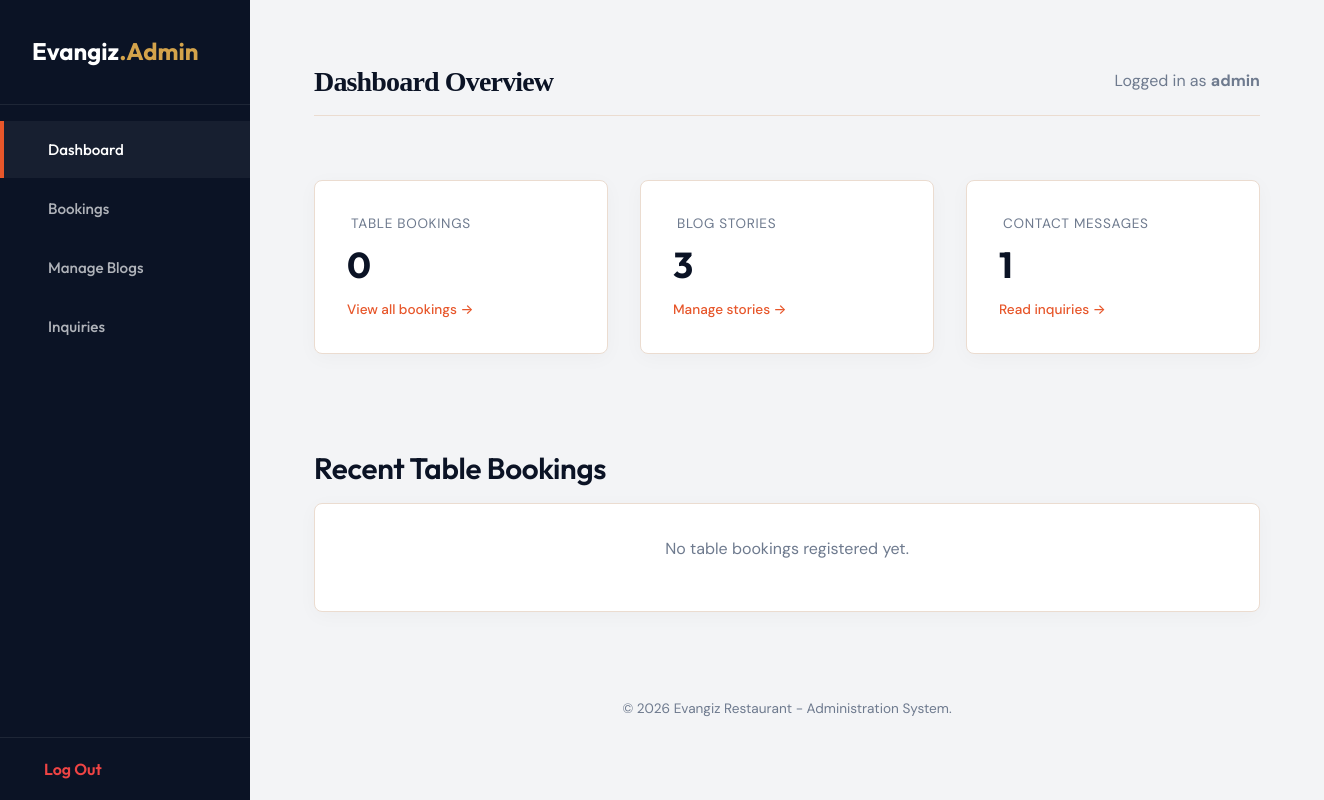
Page /admin/ (signed in) on the earlier database version.
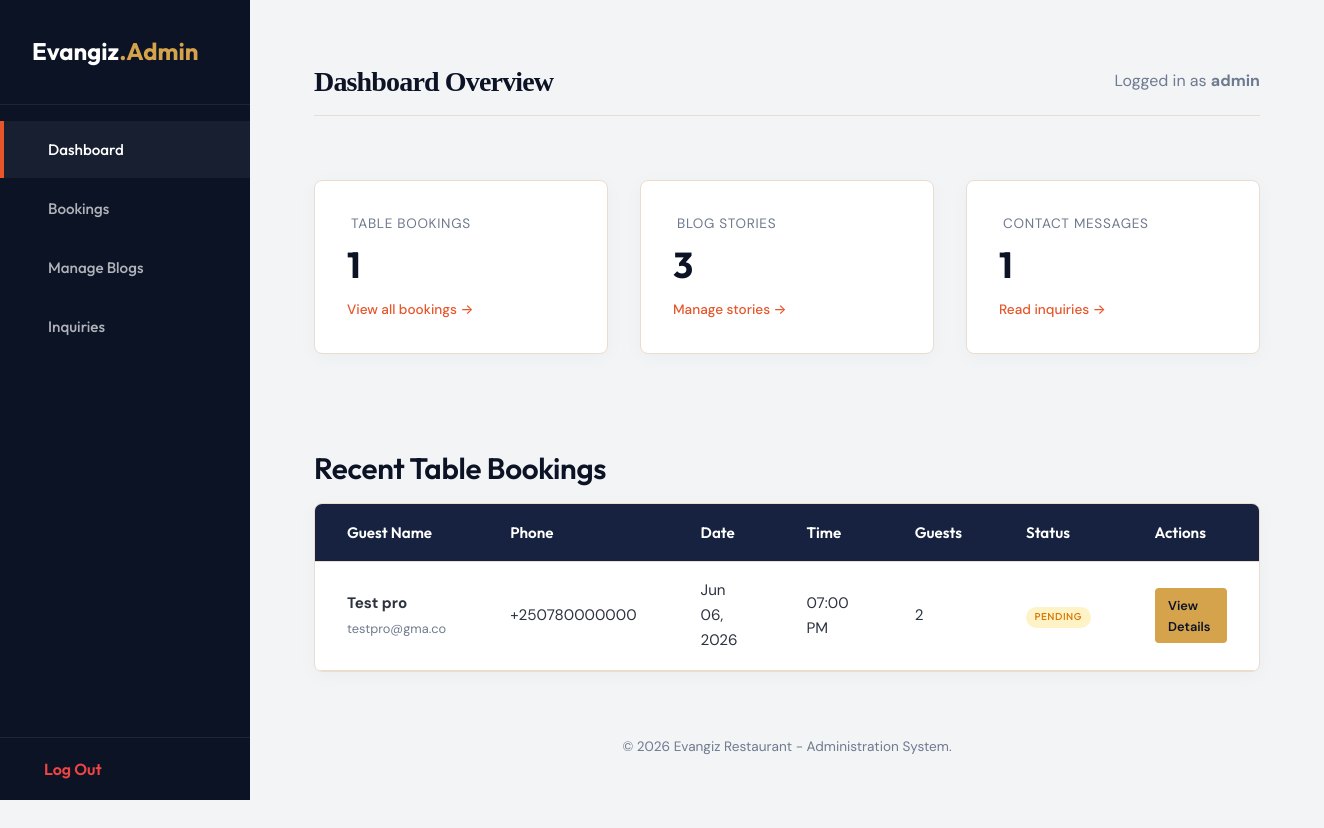
Same page on the later database version.
### tables this page shows
CREATE TABLE bookings (
    id INTEGER PRIMARY KEY AUTOINCREMENT,
    name VARCHAR(100) NOT NULL,
    email VARCHAR(100) NOT NULL,
    phone VARCHAR(30) NOT NULL,
    booking_date DATE NOT NULL,
    booking_time TIME NOT NULL,
    guests INTEGER NOT NULL,
    subject VARCHAR(255) DEFAULT 'Table Booking',
    message TEXT DEFAULT NULL,
    status VARCHAR(20) DEFAULT 'Pending',
    created_at TIMESTAMP DEFAULT CURRENT_TIMESTAMP
);

### config.php (called while the page is built, shortened)
<?php
function url($path = '') {
    $project_root = str_replace('\\', '/', __DIR__);
    $script_filename = str_replace('\\', '/', $_SERVER['SCRIPT_FILENAME'] ?? '');
    $script_name = str_replace('\\', '/', $_SERVER['SCRIPT_NAME'] ?? '');
    $base_url = '';
    if (!empty($script_filename) && !empty($script_name)) {
        if (strpos($script_filename, $project_root) === 0) {
            $suffix = substr($script_filename, strlen($project_root));
            if (substr($script_name, -strlen($suffix)) === $suffix) {
                $base_url = substr($script_name, 0, strlen($script_name) - strlen($suffix));
            } else {
                $base_url = dirname($script_name);
                if ($base_url === '\\' || $base_url === '/') {
                    $base_url = '';
                }
            }
        }
    }
    $base_url = rtrim(str_replace('\\', '/', $base_url), '/');
    return $base_url . '/' . ltrim($path, '/');
}
?>

### admin/index.php (the view)
<?php
include_once __DIR__ . '/includes/header.php';
try {
    $bookings_count = $conn->query("SELECT COUNT(*) FROM bookings")->fetchColumn();
    $blogs_count = $conn->query("SELECT COUNT(*) FROM blogs")->fetchColumn();
    $inquiries_count = $conn->query("SELECT COUNT(*) FROM contacts")->fetchColumn();
    $stmt = $conn->query("SELECT * FROM bookings ORDER BY created_at DESC LIMIT 3");
    $recent_bookings = $stmt->fetchAll();
} catch (PDOException $e) {
    $bookings_count = 0;
    $blogs_count = 0;
    $inquiries_count = 0;
    $recent_bookings = [];
}
?>
<div class="kpi-grid">
    <div class="kpi-card">
        <span class="kpi-lbl"><i class="hgi-stroke hgi-calendar-01 kpi-icon"></i>Table Bookings</span>
        <span class="kpi-val"><?php echo $bookings_count; ?></span>
        <a href="<?php echo admin_url('/bookings.php'); ?>" style="font-size: 0.85rem; color: var(--color-accent); margin-top: var(--space-xs); font-weight: 500;">View all bookings &rarr;</a>
    </div>
    <div class="kpi-card">
        <span class="kpi-lbl"><i class="hgi-stroke hgi-pencil-edit-01 kpi-icon"></i>Blog Stories</span>
        <span class="kpi-val"><?php echo $blogs_count; ?></span>
        <a href="<?php echo admin_url('/blogs.php'); ?>" style="font-size: 0.85rem; color: var(--color-accent); margin-top: var(--space-xs); font-weight: 500;">Manage stories &rarr;</a>
    </div>
    <div class="kpi-card">
        <span class="kpi-lbl"><i class="hgi-stroke hgi-mail-01 kpi-icon"></i>Contact Messages</span>
        <span class="kpi-val"><?php echo $inquiries_count; ?></span>
        <a href="<?php echo admin_url('/inquiries.php'); ?>" style="font-size: 0.85rem; color: var(--color-accent); margin-top: var(--space-xs); font-weight: 500;">Read inquiries &rarr;</a>
    </div>
</div>
<div style="margin-top: var(--space-lg);">
    <h3 style="margin-bottom: var(--space-md); color: var(--color-primary); font-family: var(--font-heading);">Recent Table Bookings</h3>
    <div class="admin-table-card">
        <?php if (empty($recent_bookings)): ?>
            <div style="padding: var(--space-lg);" class="text-center text-muted">
                <p>No table bookings registered yet.</p>
            </div>
        <?php else: ?>
            <table class="admin-table">
                <thead>
                    <tr>
                        <th>Guest Name</th>
                        <th>Phone</th>
                        <th>Date</th>
                        <th>Time</th>
                        <th>Guests</th>
                        <th>Status</th>
                        <th>Actions</th>
                    </tr>
                </thead>
                <tbody>
                    <?php foreach ($recent_bookings as $booking): ?>
                        <tr>
                            <td><strong><?php echo htmlspecialchars($booking['name']); ?></strong><br><span class="text-muted" style="font-size: 0.8rem;"><?php echo htmlspecialchars($booking['email']); ?></span></td>
                            <td><?php echo htmlspecialchars($booking['phone']); ?></td>
                            <td><?php echo date('M d, Y', strtotime($booking['booking_date'])); ?></td>
                            <td><?php echo date('h:i A', strtotime($booking['booking_time'])); ?></td>
                            <td><?php echo intval($booking['guests']); ?></td>
                            <td>
                                <span class="badge badge-status-<?php echo strtolower($booking['status']); ?>">
                                    <?php echo htmlspecialchars($booking['status']); ?>
                                </span>
                            </td>
                            <td>
                                <a href="<?php echo admin_url('/bookings.php?action=view&id=' . $booking['id']); ?>" class="btn-action btn-action-edit">View Details</a>
                            </td>
                        </tr>
                    <?php endforeach; ?>
                </tbody>
            </table>
        <?php endif; ?>
    </div>
</div>
<?php
include_once __DIR__ . '/includes/footer.php';
?>

### admin/includes/header.php (shortened to what this page needs)
<?php
require_once __DIR__ . '/../../config.php';
$current_script = basename($_SERVER['SCRIPT_NAME']);
if (!function_exists('admin_url')) {
    function admin_url($path = '') {
        return url('/admin/' . ltrim($path, '/'));
    }
}
?>
<!DOCTYPE html>
<html lang="en">
<head>
    <link rel="stylesheet" href="https://use.hugeicons.com/font/icons.css">
    <link rel="stylesheet" href="<?php echo url('/css/main.css'); ?>">
    <link rel="stylesheet" href="<?php echo url('/css/components.css'); ?>">
</head>
<body>
    <div id="admin-wrapper">
        <?php if ($current_script !== 'login.php'): ?>
        <aside class="admin-sidebar">
            <div class="sidebar-brand">
                Evangiz<span>.Admin</span>
            </div>
            <ul class="sidebar-menu">
                <li class="sidebar-item <?php echo $current_script === 'index.php' ? 'active' : ''; ?>">
                    <a href="<?php echo admin_url('/'); ?>"><i class="hgi-stroke hgi-dashboard-square-01 sidebar-icon"></i>Dashboard</a>
                </li>
                <li class="sidebar-item <?php echo $current_script === 'bookings.php' ? 'active' : ''; ?>">
                    <a href="<?php echo admin_url('/bookings.php'); ?>"><i class="hgi-stroke hgi-calendar-01 sidebar-icon"></i>Bookings</a>
                </li>
                <li class="sidebar-item <?php echo $current_script === 'blogs.php' ? 'active' : ''; ?>">
                    <a href="<?php echo admin_url('/blogs.php'); ?>"><i class="hgi-stroke hgi-pencil-edit-01 sidebar-icon"></i>Manage Blogs</a>
                </li>
                <li class="sidebar-item <?php echo $current_script === 'inquiries.php' ? 'active' : ''; ?>">
                    <a href="<?php echo admin_url('/inquiries.php'); ?>"><i class="hgi-stroke hgi-mail-01 sidebar-icon"></i>Inquiries</a>
                </li>
            </ul>
            <div class="sidebar-footer">
                <a href="<?php echo admin_url('/logout.php'); ?>" class="sidebar-logout"><i class="hgi-stroke hgi-logout-01 sidebar-icon"></i>Log Out</a>
            </div>
        </aside>
        <?php endif; ?>
        <main class="admin-main" <?php echo $current_script === 'login.php' ? 'style="margin-left: 0; justify-content: center; align-items: center;"' : ''; ?>>
            <?php if ($current_script !== 'login.php'): ?>
            <header class="admin-header">
                <h1 class="admin-page-title">
                    <?php
                    switch ($current_script) {
                        case 'index.php': echo 'Dashboard Overview'; break;
                    }
                    ?>
                </h1>
                <div class="admin-user-info text-muted">
                    Logged in as <strong><?php echo htmlspecialchars($_SESSION['admin_user'] ?? 'Administrator'); ?></strong>
                </div>
            </header>
            <?php endif; ?>

### admin/includes/footer.php
            <footer style="margin-top: auto; padding-top: var(--space-xl); font-size: 0.85rem; color: var(--color-text-muted);" class="text-center">
                <p>&copy; <?php echo date('Y'); ?> Evangiz Restaurant - Administration System.</p>
            </footer>
        </main>
    </div>
</body>
</html>

### css/main.css (style rules this page uses)
:root { --color-primary: #0b1325; --color-primary-light: #16223f; --color-accent: #e7562a; --color-accent-hover: #cf431a; --color-secondary: #d4a34b; --color-bg-warm: #fcf9f5; --color-bg-cream: #ffffff; --color-text-dark: #2c323f; --color-text-light: #f5f6f8; --color-text-muted: #6e7a8e; --color-border: #ebdcd0; --color-success: #10b981; --color-error: #ef4444; --color-white: #ffffff; --color-blue: #0084f7; --font-heading: 'Outfit', -apple-system, BlinkMacSystemFont, "Segoe UI", Roboto, sans-serif; --font-serif: 'Cormorant Garamond', Georgia, serif; --font-body: 'DM Sans', -apple-system, BlinkMacSystemFont, "Segoe UI", Roboto, sans-serif; --space-xs: 0.25rem; --space-sm: 0.5rem; --space-md: 1rem; --space-lg: 2rem; --space-xl: 4rem; --space-xxl: 7rem; --max-width: 1200px; --radius-sm: 4px; --radius-md: 8px; --radius-lg: 16px; --radius-xl: 32px; --radius-round: 9999px; --transition-smooth: all 0.4s cubic-bezier(0.16, 1, 0.3, 1); --transition-fast: all 0.2s ease; --shadow-subtle: 0 4px 20px rgba(0, 0, 0, 0.03); --shadow-medium: 0 8px 30px rgba(11, 19, 37, 0.06); --shadow-premium: 0 20px 50px rgba(11, 19, 37, 0.12); }
*, *::before, *::after { box-sizing: border-box; margin: 0; padding: 0; }
html { scroll-behavior: smooth; -webkit-font-smoothing: antialiased; -moz-osx-font-smoothing: grayscale; }
body { font-family: var(--font-body); font-size: 1rem; line-height: 1.65; color: var(--color-text-dark); background-color: var(--color-bg-warm); overflow-x: hidden; }
h1, h2, h3, h4, h5, h6 { font-family: var(--font-serif); font-weight: 600; color: var(--color-primary); line-height: 1.25; }
h1 { font-size: clamp(2.5rem, 5vw, 4rem); letter-spacing: -0.03em; }
h3 { font-size: clamp(1.35rem, 3vw, 1.85rem); letter-spacing: -0.01em; }
p { margin-bottom: var(--space-md); }
a { color: inherit; text-decoration: none; transition: var(--transition-fast); }
.text-center { text-align: center; }
.text-muted { color: var(--color-text-muted); }
.badge { display: inline-block; padding: 0.25em 0.85em; font-size: 0.625rem; font-family: var(--font-heading); font-weight: 500; letter-spacing: 0.05em; text-transform: uppercase; border-radius: var(--radius-round); }
.badge-status-pending { background-color: #fef3c7; color: #d97706; }

Differences in the rows shown:
added bookings: name "Test pro", email "testpro@gma.co", phone "+250780000000", booking_date "Jun 06, 2026", booking_time "07:00 PM", guests "2", status "PENDING"
Other differences:
$bookings_count: "0" → "1"
text no longer shown: "No table bookings registered yet."
text now shown: "Guest Name Phone Date Time Guests Status Actions"
